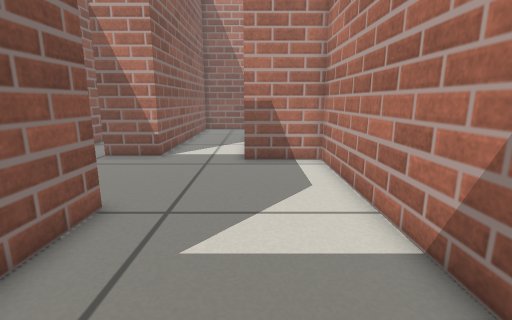
View 1 (above)

16 first-person views from a walk through a world built for the Gazebo simulator. The camera is 0.5 m above the floor, tilts 12° down and sees 85° across. The floor is counted in squares, 0.2 m on a side. Each view is taken from the middle of a square. On the plan, view 1 faces up. The plan holds only what a view shows up to about 18 squares ahead; the rest is blank.

View 2
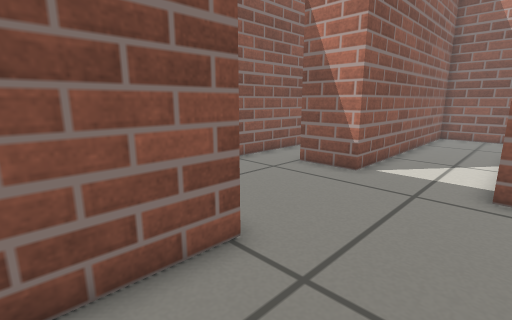

View 3
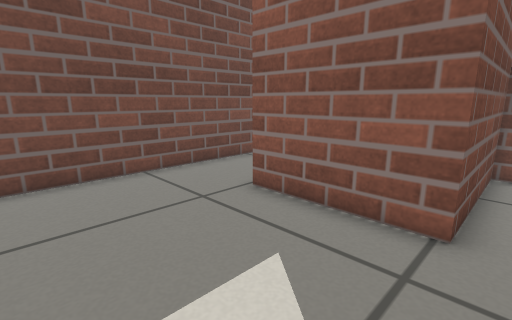

View 4
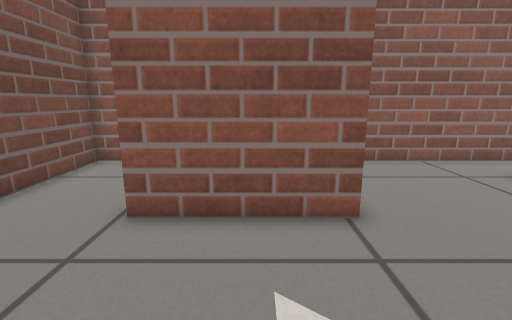

View 5
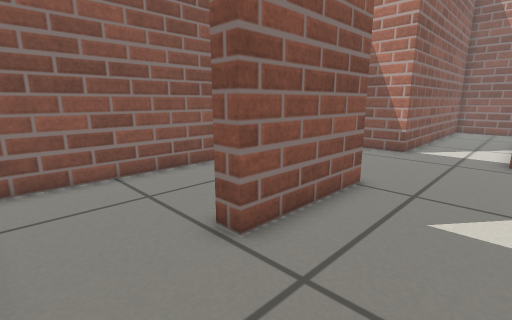

View 6
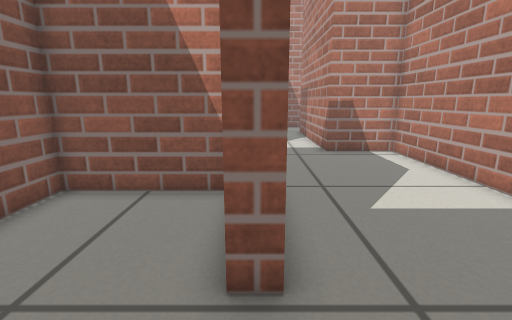

View 7
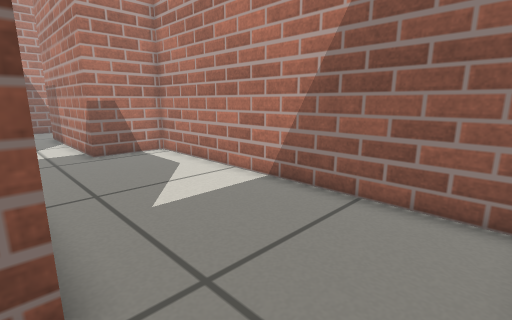

View 8
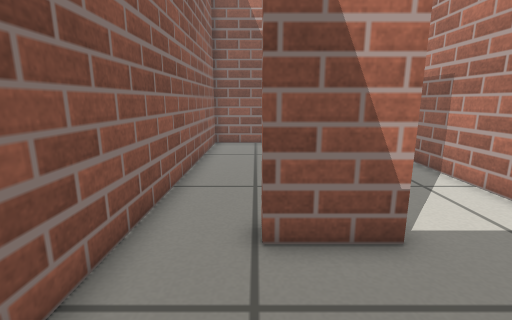

View 9
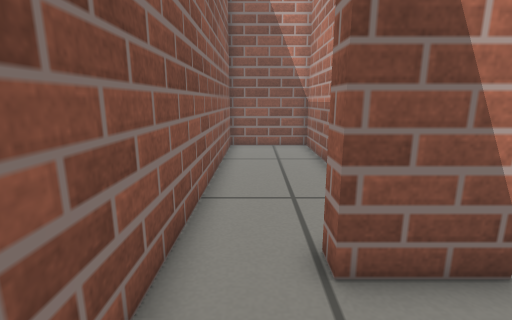

View 10
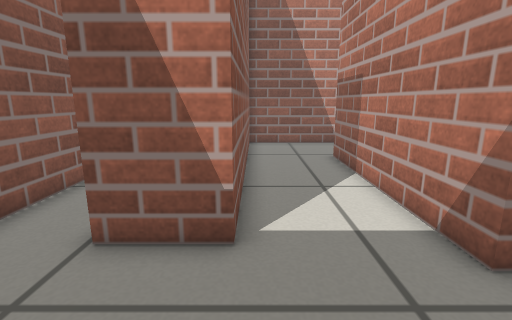

View 11
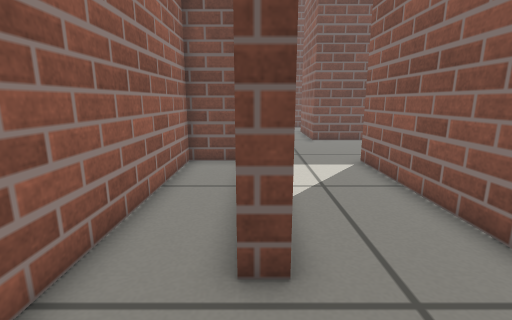

View 12
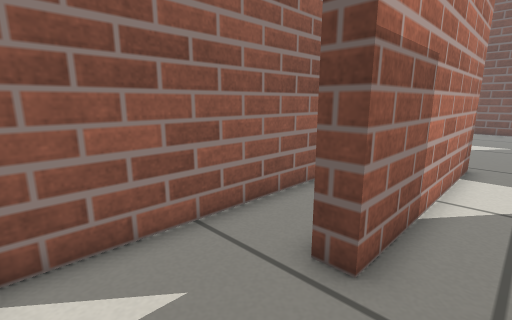

View 13
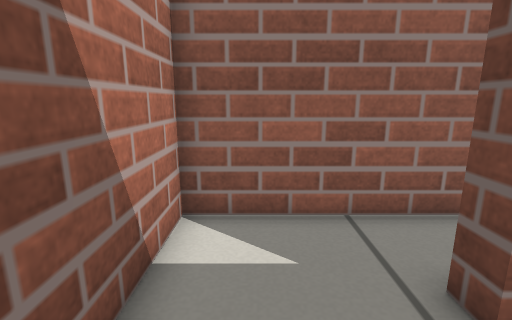

View 14
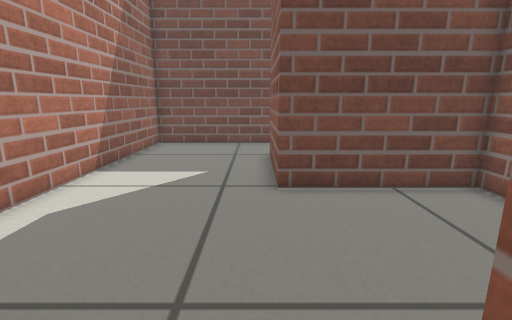

View 15
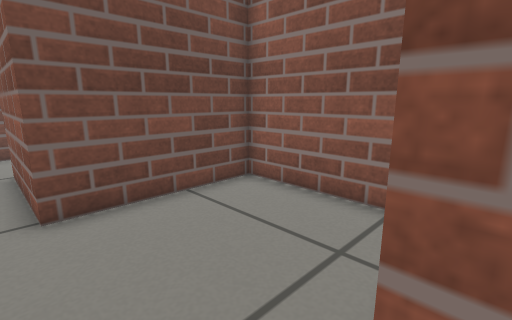

View 16
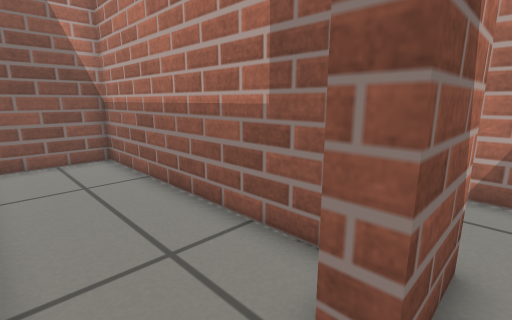

### Floor plan
Ten units are one square. View 1 is at (0, 0); x grows to the right and y downward. Boxes are objects, and circles mark ways between rooms. Rooms are numbered by the first view taken in them; rooms with no view inside come last. Other rooms are left out.
<svg viewBox="-99 -251 132 282">
<path fill="none" stroke="#000" d="M-65 -62 -36 -62 -36 -12 -45 -12M-44 26 28 26 28 -117 -5 -117 -5 -205M-4 -246 -44 -246 -44 -125 -69 -125M-51 -142 -51 -246 -94 -246 -94 -62 -65 -62M-69 -125 -69 -134M-5 -205 4 -205M7 -125 28 -125 28 -246 -4 -246M-49 -55 -94 -55 -94 26 -44 26"/>
<circle cx="-55" cy="-95" r="3" fill="#2a7"/>
<circle cx="0" cy="-225" r="3" fill="#2a7"/>
<circle cx="-40" cy="5" r="3" fill="#2a7"/>
<text x="-20" y="-90">1</text>
<text x="-80" y="-160">2</text>
<text x="10" y="-190">3</text>
<text x="-70" y="-20">4</text>
</svg>
Room 1 opens to room 2. Room 1 opens to room 3. Room 1 opens to room 4.

Where each view was taken, in squares from view 1:
view 1: 0 up, 0 right, facing up
view 2: 3 up, 0 right, facing up-left
view 3: 7 up, 2 right, facing down-left
view 4: 4 up, 2 right, facing left
view 5: 2 down, 0 right, facing up-left
view 6: 2 down, 4 left, facing up
view 7: 2 down, 4 left, facing up-right
view 8: 8 up, 7 left, facing up
view 9: 9 up, 8 left, facing up
view 10: 8 up, 4 left, facing up
view 11: 24 up, 0 right, facing down
view 12: 24 up, 2 left, facing down-right
view 13: 23 up, 3 left, facing right
view 14: 14 up, 3 left, facing down
view 15: 13 up, 3 left, facing down-left
view 16: 12 up, 9 left, facing up-right
